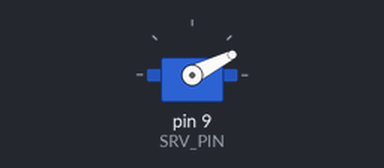
Recording of a sketch running on a simulated Arduino Uno, built with avr-gcc and run on an emulated ATmega328P. On the bench: servo.

Above: at 0.1 s.
At 10.13 s:
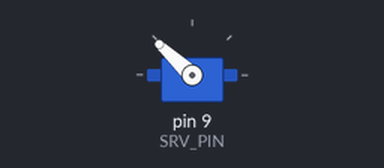
At 20.11 s:
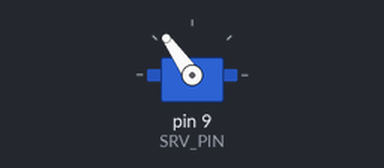
At 39.8 s:
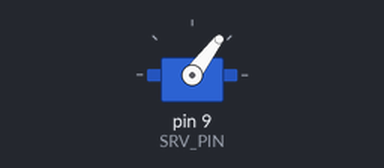
Timing chart, 0 to 40.0 s (numbered marks = the images above):
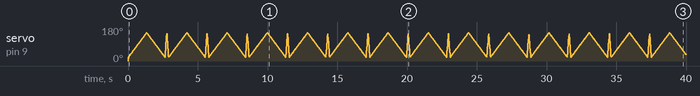

The sketch:

sweep.ino
```cpp
#include <Servo.h>

#define LED_PIN 13
#define BTN_PIN 2
#define SRV_PIN 9

#define MOVEFAST_DELAY 5
#define MOVEFAST_STEPS 5
#define MOVESLOW_DELAY 10
#define MOVESLOW_STEPS 1

Servo myservo;
int pos = 0;

void setup()
{
  myservo.attach(SRV_PIN);

  // move servo to 20 deg (fast)
  for (; pos < 20; pos += MOVEFAST_STEPS)
  {
    myservo.write(pos);
    delay(MOVEFAST_DELAY);
  }
}

void loop()
{
  // Move Slowly from 20deg -> 150deg -> 20deg

  // Move from 20 degrees to 150 degrees slowly
  for (; pos < 150; pos += MOVESLOW_STEPS)
  {
    myservo.write(pos);
    delay(MOVESLOW_DELAY);
  }

  // Move from 150 degrees to 20 degrees slowly
  for (; pos > 20; pos -= MOVESLOW_STEPS)
  {
    myservo.write(pos);
    delay(MOVESLOW_DELAY);
  }

  // Move Fast from 20deg -> 150deg -> 20deg
  // Move from 20 degrees to 150 degrees quickly
  for (; pos < 150; pos += MOVEFAST_STEPS)
  {
    myservo.write(pos);
    delay(MOVEFAST_DELAY);
  }

  // Move from 150 degrees to 20 degrees quickly
  for (; pos > 20; pos -= MOVEFAST_STEPS)
  {
    myservo.write(pos);
    delay(MOVEFAST_DELAY);
  }
}
```
